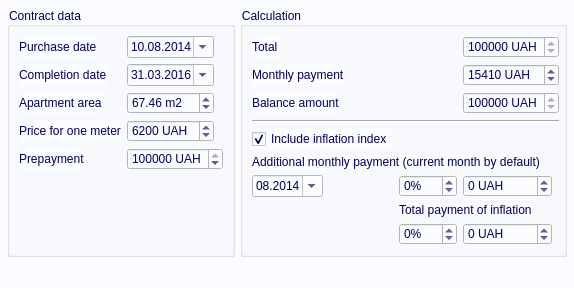
<?xml version="1.0" encoding="UTF-8"?>
<ui version="4.0">
 <class>MainWindow</class>
 <widget class="QMainWindow" name="MainWindow">
  <property name="geometry">
   <rect>
    <x>0</x>
    <y>0</y>
    <width>517</width>
    <height>263</height>
   </rect>
  </property>
  <property name="palette">
   <palette>
    <active>
     <colorrole role="Button">
      <brush brushstyle="SolidPattern">
       <color alpha="255">
        <red>251</red>
        <green>252</green>
        <blue>255</blue>
       </color>
      </brush>
     </colorrole>
     <colorrole role="Base">
      <brush brushstyle="SolidPattern">
       <color alpha="255">
        <red>251</red>
        <green>252</green>
        <blue>255</blue>
       </color>
      </brush>
     </colorrole>
     <colorrole role="Window">
      <brush brushstyle="SolidPattern">
       <color alpha="255">
        <red>251</red>
        <green>252</green>
        <blue>255</blue>
       </color>
      </brush>
     </colorrole>
    </active>
    <inactive>
     <colorrole role="Button">
      <brush brushstyle="SolidPattern">
       <color alpha="255">
        <red>251</red>
        <green>252</green>
        <blue>255</blue>
       </color>
      </brush>
     </colorrole>
     <colorrole role="Base">
      <brush brushstyle="SolidPattern">
       <color alpha="255">
        <red>251</red>
        <green>252</green>
        <blue>255</blue>
       </color>
      </brush>
     </colorrole>
     <colorrole role="Window">
      <brush brushstyle="SolidPattern">
       <color alpha="255">
        <red>251</red>
        <green>252</green>
        <blue>255</blue>
       </color>
      </brush>
     </colorrole>
    </inactive>
    <disabled>
     <colorrole role="Button">
      <brush brushstyle="SolidPattern">
       <color alpha="255">
        <red>251</red>
        <green>252</green>
        <blue>255</blue>
       </color>
      </brush>
     </colorrole>
     <colorrole role="Base">
      <brush brushstyle="SolidPattern">
       <color alpha="255">
        <red>251</red>
        <green>252</green>
        <blue>255</blue>
       </color>
      </brush>
     </colorrole>
     <colorrole role="Window">
      <brush brushstyle="SolidPattern">
       <color alpha="255">
        <red>251</red>
        <green>252</green>
        <blue>255</blue>
       </color>
      </brush>
     </colorrole>
    </disabled>
   </palette>
  </property>
  <property name="font">
   <font>
    <pointsize>8</pointsize>
   </font>
  </property>
  <property name="windowTitle">
   <string>Payment</string>
  </property>
  <property name="windowIcon">
   <iconset>
    <normaloff>oselya.ico</normaloff>oselya.ico</iconset>
  </property>
  <property name="styleSheet">
   <string notr="true">background-color: rgb(251, 252, 255);</string>
  </property>
  <property name="tabShape">
   <enum>QTabWidget::Rounded</enum>
  </property>
  <widget class="QWidget" name="centralwidget">
   <layout class="QGridLayout" name="gridLayout_2">
    <property name="leftMargin">
     <number>7</number>
    </property>
    <property name="topMargin">
     <number>7</number>
    </property>
    <property name="rightMargin">
     <number>7</number>
    </property>
    <property name="horizontalSpacing">
     <number>5</number>
    </property>
    <item row="0" column="1" alignment="Qt::AlignLeft">
     <widget class="QGroupBox" name="groupBox_2">
      <property name="sizePolicy">
       <sizepolicy hsizetype="Fixed" vsizetype="Fixed">
        <horstretch>0</horstretch>
        <verstretch>0</verstretch>
       </sizepolicy>
      </property>
      <property name="styleSheet">
       <string notr="true">color: rgb(0, 0, 97);</string>
      </property>
      <property name="title">
       <string notr="true">Calculation</string>
      </property>
      <property name="alignment">
       <set>Qt::AlignLeading|Qt::AlignLeft|Qt::AlignVCenter</set>
      </property>
      <property name="flat">
       <bool>false</bool>
      </property>
      <property name="checkable">
       <bool>false</bool>
      </property>
      <layout class="QGridLayout" name="gridLayout">
       <property name="rightMargin">
        <number>5</number>
       </property>
       <item row="1" column="2">
        <widget class="QSpinBox" name="spinBox_total">
         <property name="enabled">
          <bool>true</bool>
         </property>
         <property name="sizePolicy">
          <sizepolicy hsizetype="Fixed" vsizetype="Fixed">
           <horstretch>0</horstretch>
           <verstretch>0</verstretch>
          </sizepolicy>
         </property>
         <property name="minimumSize">
          <size>
           <width>84</width>
           <height>0</height>
          </size>
         </property>
         <property name="cursor">
          <cursorShape>PointingHandCursor</cursorShape>
         </property>
         <property name="wrapping">
          <bool>false</bool>
         </property>
         <property name="frame">
          <bool>true</bool>
         </property>
         <property name="readOnly">
          <bool>true</bool>
         </property>
         <property name="accelerated">
          <bool>false</bool>
         </property>
         <property name="suffix">
          <string> UAH</string>
         </property>
         <property name="prefix">
          <string/>
         </property>
         <property name="minimum">
          <number>200000</number>
         </property>
         <property name="maximum">
          <number>2000000</number>
         </property>
         <property name="singleStep">
          <number>10</number>
         </property>
         <property name="value">
          <number>200000</number>
         </property>
        </widget>
       </item>
       <item row="2" column="0" colspan="2">
        <widget class="QLabel" name="label_8">
         <property name="sizePolicy">
          <sizepolicy hsizetype="Fixed" vsizetype="Expanding">
           <horstretch>0</horstretch>
           <verstretch>0</verstretch>
          </sizepolicy>
         </property>
         <property name="text">
          <string>Monthly payment</string>
         </property>
        </widget>
       </item>
       <item row="2" column="2">
        <widget class="QSpinBox" name="spinBox_mon_pay">
         <property name="sizePolicy">
          <sizepolicy hsizetype="Fixed" vsizetype="Fixed">
           <horstretch>0</horstretch>
           <verstretch>0</verstretch>
          </sizepolicy>
         </property>
         <property name="minimumSize">
          <size>
           <width>84</width>
           <height>0</height>
          </size>
         </property>
         <property name="cursor">
          <cursorShape>PointingHandCursor</cursorShape>
         </property>
         <property name="wrapping">
          <bool>false</bool>
         </property>
         <property name="frame">
          <bool>true</bool>
         </property>
         <property name="specialValueText">
          <string notr="true"/>
         </property>
         <property name="accelerated">
          <bool>true</bool>
         </property>
         <property name="correctionMode">
          <enum>QAbstractSpinBox::CorrectToNearestValue</enum>
         </property>
         <property name="keyboardTracking">
          <bool>false</bool>
         </property>
         <property name="suffix">
          <string> UAH</string>
         </property>
         <property name="prefix">
          <string/>
         </property>
         <property name="minimum">
          <number>1000</number>
         </property>
         <property name="maximum">
          <number>2000000</number>
         </property>
         <property name="singleStep">
          <number>100</number>
         </property>
         <property name="value">
          <number>15410</number>
         </property>
        </widget>
       </item>
       <item row="3" column="0" colspan="2">
        <widget class="QLabel" name="label_9">
         <property name="sizePolicy">
          <sizepolicy hsizetype="Fixed" vsizetype="Expanding">
           <horstretch>0</horstretch>
           <verstretch>0</verstretch>
          </sizepolicy>
         </property>
         <property name="text">
          <string>Balance amount</string>
         </property>
        </widget>
       </item>
       <item row="3" column="2">
        <widget class="QSpinBox" name="spinBox_balance_amount">
         <property name="enabled">
          <bool>true</bool>
         </property>
         <property name="sizePolicy">
          <sizepolicy hsizetype="Fixed" vsizetype="Fixed">
           <horstretch>0</horstretch>
           <verstretch>0</verstretch>
          </sizepolicy>
         </property>
         <property name="minimumSize">
          <size>
           <width>84</width>
           <height>0</height>
          </size>
         </property>
         <property name="cursor">
          <cursorShape>PointingHandCursor</cursorShape>
         </property>
         <property name="wrapping">
          <bool>true</bool>
         </property>
         <property name="frame">
          <bool>true</bool>
         </property>
         <property name="readOnly">
          <bool>true</bool>
         </property>
         <property name="accelerated">
          <bool>false</bool>
         </property>
         <property name="suffix">
          <string> UAH</string>
         </property>
         <property name="prefix">
          <string/>
         </property>
         <property name="minimum">
          <number>200000</number>
         </property>
         <property name="maximum">
          <number>2000000</number>
         </property>
         <property name="singleStep">
          <number>10</number>
         </property>
         <property name="value">
          <number>200000</number>
         </property>
        </widget>
       </item>
       <item row="4" column="0" colspan="3">
        <widget class="Line" name="line_3">
         <property name="sizePolicy">
          <sizepolicy hsizetype="Expanding" vsizetype="Expanding">
           <horstretch>0</horstretch>
           <verstretch>0</verstretch>
          </sizepolicy>
         </property>
         <property name="minimumSize">
          <size>
           <width>0</width>
           <height>2</height>
          </size>
         </property>
         <property name="orientation">
          <enum>Qt::Horizontal</enum>
         </property>
        </widget>
       </item>
       <item row="6" column="0" colspan="3" alignment="Qt::AlignLeft">
        <widget class="QLabel" name="label_12">
         <property name="sizePolicy">
          <sizepolicy hsizetype="Fixed" vsizetype="Expanding">
           <horstretch>0</horstretch>
           <verstretch>0</verstretch>
          </sizepolicy>
         </property>
         <property name="text">
          <string>Additional monthly payment (current month by default)</string>
         </property>
        </widget>
       </item>
       <item row="7" column="0" alignment="Qt::AlignLeft">
        <widget class="QDateEdit" name="date_inflation">
         <property name="sizePolicy">
          <sizepolicy hsizetype="Fixed" vsizetype="Fixed">
           <horstretch>0</horstretch>
           <verstretch>0</verstretch>
          </sizepolicy>
         </property>
         <property name="minimumSize">
          <size>
           <width>68</width>
           <height>0</height>
          </size>
         </property>
         <property name="cursor">
          <cursorShape>PointingHandCursor</cursorShape>
         </property>
         <property name="date">
          <date>
           <year>2014</year>
           <month>8</month>
           <day>10</day>
          </date>
         </property>
         <property name="displayFormat">
          <string>MM.yyyy</string>
         </property>
         <property name="calendarPopup">
          <bool>true</bool>
         </property>
        </widget>
       </item>
       <item row="7" column="1">
        <widget class="QSpinBox" name="spinBox_mon_percent">
         <property name="sizePolicy">
          <sizepolicy hsizetype="Fixed" vsizetype="Fixed">
           <horstretch>0</horstretch>
           <verstretch>0</verstretch>
          </sizepolicy>
         </property>
         <property name="minimumSize">
          <size>
           <width>40</width>
           <height>0</height>
          </size>
         </property>
         <property name="cursor">
          <cursorShape>PointingHandCursor</cursorShape>
         </property>
         <property name="wrapping">
          <bool>true</bool>
         </property>
         <property name="frame">
          <bool>true</bool>
         </property>
         <property name="accelerated">
          <bool>false</bool>
         </property>
         <property name="suffix">
          <string>%</string>
         </property>
         <property name="prefix">
          <string/>
         </property>
         <property name="minimum">
          <number>0</number>
         </property>
         <property name="maximum">
          <number>200</number>
         </property>
         <property name="singleStep">
          <number>1</number>
         </property>
         <property name="value">
          <number>0</number>
         </property>
        </widget>
       </item>
       <item row="7" column="2">
        <widget class="QSpinBox" name="spinBox_mon_uah">
         <property name="sizePolicy">
          <sizepolicy hsizetype="Fixed" vsizetype="Fixed">
           <horstretch>0</horstretch>
           <verstretch>0</verstretch>
          </sizepolicy>
         </property>
         <property name="minimumSize">
          <size>
           <width>84</width>
           <height>0</height>
          </size>
         </property>
         <property name="cursor">
          <cursorShape>PointingHandCursor</cursorShape>
         </property>
         <property name="wrapping">
          <bool>true</bool>
         </property>
         <property name="frame">
          <bool>true</bool>
         </property>
         <property name="accelerated">
          <bool>false</bool>
         </property>
         <property name="suffix">
          <string> UAH</string>
         </property>
         <property name="prefix">
          <string/>
         </property>
         <property name="minimum">
          <number>0</number>
         </property>
         <property name="maximum">
          <number>50000</number>
         </property>
         <property name="singleStep">
          <number>10</number>
         </property>
         <property name="value">
          <number>0</number>
         </property>
        </widget>
       </item>
       <item row="8" column="1" colspan="2">
        <widget class="QLabel" name="label_11">
         <property name="sizePolicy">
          <sizepolicy hsizetype="Fixed" vsizetype="Expanding">
           <horstretch>0</horstretch>
           <verstretch>0</verstretch>
          </sizepolicy>
         </property>
         <property name="text">
          <string>Total payment of inflation</string>
         </property>
        </widget>
       </item>
       <item row="9" column="1">
        <widget class="QSpinBox" name="spinBox_total_percent">
         <property name="sizePolicy">
          <sizepolicy hsizetype="Fixed" vsizetype="Fixed">
           <horstretch>0</horstretch>
           <verstretch>0</verstretch>
          </sizepolicy>
         </property>
         <property name="minimumSize">
          <size>
           <width>40</width>
           <height>0</height>
          </size>
         </property>
         <property name="cursor">
          <cursorShape>PointingHandCursor</cursorShape>
         </property>
         <property name="wrapping">
          <bool>true</bool>
         </property>
         <property name="frame">
          <bool>true</bool>
         </property>
         <property name="accelerated">
          <bool>false</bool>
         </property>
         <property name="suffix">
          <string>%</string>
         </property>
         <property name="prefix">
          <string/>
         </property>
         <property name="minimum">
          <number>0</number>
         </property>
         <property name="maximum">
          <number>200</number>
         </property>
         <property name="singleStep">
          <number>1</number>
         </property>
         <property name="value">
          <number>0</number>
         </property>
        </widget>
       </item>
       <item row="9" column="2">
        <widget class="QSpinBox" name="spinBoxtotal_uah">
         <property name="sizePolicy">
          <sizepolicy hsizetype="Fixed" vsizetype="Fixed">
           <horstretch>0</horstretch>
           <verstretch>0</verstretch>
          </sizepolicy>
         </property>
         <property name="minimumSize">
          <size>
           <width>84</width>
           <height>0</height>
          </size>
         </property>
         <property name="cursor">
          <cursorShape>PointingHandCursor</cursorShape>
         </property>
         <property name="wrapping">
          <bool>true</bool>
         </property>
         <property name="frame">
          <bool>true</bool>
         </property>
         <property name="accelerated">
          <bool>false</bool>
         </property>
         <property name="suffix">
          <string> UAH</string>
         </property>
         <property name="prefix">
          <string/>
         </property>
         <property name="minimum">
          <number>0</number>
         </property>
         <property name="maximum">
          <number>50000</number>
         </property>
         <property name="singleStep">
          <number>10</number>
         </property>
         <property name="value">
          <number>0</number>
         </property>
        </widget>
       </item>
       <item row="1" column="0">
        <widget class="QLabel" name="label_6">
         <property name="sizePolicy">
          <sizepolicy hsizetype="Fixed" vsizetype="Expanding">
           <horstretch>0</horstretch>
           <verstretch>0</verstretch>
          </sizepolicy>
         </property>
         <property name="text">
          <string>Total </string>
         </property>
        </widget>
       </item>
       <item row="5" column="0">
        <widget class="QCheckBox" name="checkBox">
         <property name="enabled">
          <bool>true</bool>
         </property>
         <property name="sizePolicy">
          <sizepolicy hsizetype="Expanding" vsizetype="Expanding">
           <horstretch>0</horstretch>
           <verstretch>0</verstretch>
          </sizepolicy>
         </property>
         <property name="focusPolicy">
          <enum>Qt::NoFocus</enum>
         </property>
         <property name="text">
          <string>Include inflation index</string>
         </property>
         <property name="checked">
          <bool>true</bool>
         </property>
        </widget>
       </item>
      </layout>
     </widget>
    </item>
    <item row="0" column="0">
     <widget class="QGroupBox" name="groupBox">
      <property name="sizePolicy">
       <sizepolicy hsizetype="Fixed" vsizetype="Preferred">
        <horstretch>0</horstretch>
        <verstretch>0</verstretch>
       </sizepolicy>
      </property>
      <property name="styleSheet">
       <string notr="true">color: rgb(0, 0, 97);</string>
      </property>
      <property name="title">
       <string>Contract data</string>
      </property>
      <layout class="QFormLayout" name="formLayout">
       <item row="0" column="0">
        <widget class="QLabel" name="label">
         <property name="sizePolicy">
          <sizepolicy hsizetype="Fixed" vsizetype="Preferred">
           <horstretch>0</horstretch>
           <verstretch>0</verstretch>
          </sizepolicy>
         </property>
         <property name="styleSheet">
          <string notr="true">gridline-color: rgb(0, 0, 143);</string>
         </property>
         <property name="text">
          <string>Purchase date</string>
         </property>
        </widget>
       </item>
       <item row="0" column="1">
        <widget class="QDateEdit" name="date_start">
         <property name="sizePolicy">
          <sizepolicy hsizetype="Fixed" vsizetype="Fixed">
           <horstretch>0</horstretch>
           <verstretch>0</verstretch>
          </sizepolicy>
         </property>
         <property name="cursor">
          <cursorShape>PointingHandCursor</cursorShape>
         </property>
         <property name="styleSheet">
          <string notr="true">gridline-color: rgb(0, 0, 143);</string>
         </property>
         <property name="date">
          <date>
           <year>2014</year>
           <month>8</month>
           <day>10</day>
          </date>
         </property>
         <property name="displayFormat">
          <string>dd.MM.yyyy</string>
         </property>
         <property name="calendarPopup">
          <bool>true</bool>
         </property>
        </widget>
       </item>
       <item row="1" column="0">
        <widget class="QLabel" name="label_2">
         <property name="sizePolicy">
          <sizepolicy hsizetype="Fixed" vsizetype="Preferred">
           <horstretch>0</horstretch>
           <verstretch>0</verstretch>
          </sizepolicy>
         </property>
         <property name="styleSheet">
          <string notr="true">gridline-color: rgb(0, 0, 143);</string>
         </property>
         <property name="text">
          <string>Completion date</string>
         </property>
        </widget>
       </item>
       <item row="1" column="1">
        <widget class="QDateEdit" name="date_end">
         <property name="sizePolicy">
          <sizepolicy hsizetype="Fixed" vsizetype="Fixed">
           <horstretch>0</horstretch>
           <verstretch>0</verstretch>
          </sizepolicy>
         </property>
         <property name="cursor">
          <cursorShape>PointingHandCursor</cursorShape>
         </property>
         <property name="styleSheet">
          <string notr="true">gridline-color: rgb(0, 0, 143);</string>
         </property>
         <property name="date">
          <date>
           <year>2016</year>
           <month>3</month>
           <day>31</day>
          </date>
         </property>
         <property name="displayFormat">
          <string>dd.MM.yyyy</string>
         </property>
         <property name="calendarPopup">
          <bool>true</bool>
         </property>
        </widget>
       </item>
       <item row="2" column="0">
        <widget class="QLabel" name="label_3">
         <property name="sizePolicy">
          <sizepolicy hsizetype="Fixed" vsizetype="Preferred">
           <horstretch>0</horstretch>
           <verstretch>0</verstretch>
          </sizepolicy>
         </property>
         <property name="font">
          <font>
           <italic>false</italic>
          </font>
         </property>
         <property name="styleSheet">
          <string notr="true">gridline-color: rgb(0, 0, 143);</string>
         </property>
         <property name="text">
          <string>Apartment area</string>
         </property>
        </widget>
       </item>
       <item row="2" column="1">
        <widget class="QDoubleSpinBox" name="SpinBox_square">
         <property name="sizePolicy">
          <sizepolicy hsizetype="Preferred" vsizetype="Fixed">
           <horstretch>0</horstretch>
           <verstretch>0</verstretch>
          </sizepolicy>
         </property>
         <property name="maximumSize">
          <size>
           <width>87</width>
           <height>16777215</height>
          </size>
         </property>
         <property name="cursor">
          <cursorShape>PointingHandCursor</cursorShape>
         </property>
         <property name="styleSheet">
          <string notr="true">gridline-color: rgb(0, 0, 143);</string>
         </property>
         <property name="accelerated">
          <bool>true</bool>
         </property>
         <property name="correctionMode">
          <enum>QAbstractSpinBox::CorrectToNearestValue</enum>
         </property>
         <property name="keyboardTracking">
          <bool>false</bool>
         </property>
         <property name="prefix">
          <string/>
         </property>
         <property name="suffix">
          <string> m2</string>
         </property>
         <property name="maximum">
          <double>300.990000000000009</double>
         </property>
         <property name="value">
          <double>67.459999999999994</double>
         </property>
        </widget>
       </item>
       <item row="3" column="0">
        <widget class="QLabel" name="label_4">
         <property name="sizePolicy">
          <sizepolicy hsizetype="Fixed" vsizetype="Preferred">
           <horstretch>0</horstretch>
           <verstretch>0</verstretch>
          </sizepolicy>
         </property>
         <property name="styleSheet">
          <string notr="true">gridline-color: rgb(0, 0, 143);</string>
         </property>
         <property name="text">
          <string>Price for one meter</string>
         </property>
        </widget>
       </item>
       <item row="3" column="1">
        <widget class="QSpinBox" name="spinBox_price">
         <property name="sizePolicy">
          <sizepolicy hsizetype="Preferred" vsizetype="Fixed">
           <horstretch>0</horstretch>
           <verstretch>0</verstretch>
          </sizepolicy>
         </property>
         <property name="maximumSize">
          <size>
           <width>87</width>
           <height>16777215</height>
          </size>
         </property>
         <property name="cursor">
          <cursorShape>PointingHandCursor</cursorShape>
         </property>
         <property name="styleSheet">
          <string notr="true">gridline-color: rgb(0, 0, 143);</string>
         </property>
         <property name="accelerated">
          <bool>true</bool>
         </property>
         <property name="correctionMode">
          <enum>QAbstractSpinBox::CorrectToNearestValue</enum>
         </property>
         <property name="keyboardTracking">
          <bool>false</bool>
         </property>
         <property name="suffix">
          <string> UAH</string>
         </property>
         <property name="minimum">
          <number>5000</number>
         </property>
         <property name="maximum">
          <number>20000</number>
         </property>
         <property name="singleStep">
          <number>100</number>
         </property>
         <property name="value">
          <number>6200</number>
         </property>
        </widget>
       </item>
       <item row="4" column="0">
        <widget class="QLabel" name="label_5">
         <property name="sizePolicy">
          <sizepolicy hsizetype="Fixed" vsizetype="Preferred">
           <horstretch>0</horstretch>
           <verstretch>0</verstretch>
          </sizepolicy>
         </property>
         <property name="styleSheet">
          <string notr="true">gridline-color: rgb(0, 0, 143);</string>
         </property>
         <property name="text">
          <string>Prepayment</string>
         </property>
        </widget>
       </item>
       <item row="4" column="1">
        <widget class="QSpinBox" name="spinBox_prepainment">
         <property name="sizePolicy">
          <sizepolicy hsizetype="Fixed" vsizetype="Fixed">
           <horstretch>0</horstretch>
           <verstretch>0</verstretch>
          </sizepolicy>
         </property>
         <property name="cursor">
          <cursorShape>PointingHandCursor</cursorShape>
         </property>
         <property name="contextMenuPolicy">
          <enum>Qt::NoContextMenu</enum>
         </property>
         <property name="styleSheet">
          <string notr="true">gridline-color: rgb(0, 0, 143);</string>
         </property>
         <property name="accelerated">
          <bool>true</bool>
         </property>
         <property name="correctionMode">
          <enum>QAbstractSpinBox::CorrectToNearestValue</enum>
         </property>
         <property name="keyboardTracking">
          <bool>false</bool>
         </property>
         <property name="suffix">
          <string> UAH</string>
         </property>
         <property name="prefix">
          <string/>
         </property>
         <property name="minimum">
          <number>0</number>
         </property>
         <property name="maximum">
          <number>1000000</number>
         </property>
         <property name="singleStep">
          <number>100</number>
         </property>
         <property name="value">
          <number>125500</number>
         </property>
        </widget>
       </item>
      </layout>
     </widget>
    </item>
   </layout>
  </widget>
  <widget class="QStatusBar" name="statusbar"/>
  <action name="actionClear_all">
   <property name="icon">
    <iconset>
     <normaloff>../../../../Python27/to_exe/py2exe/img/green.png</normaloff>../../../../Python27/to_exe/py2exe/img/green.png</iconset>
   </property>
   <property name="text">
    <string>Clear all</string>
   </property>
  </action>
  <action name="actionSave_as_txt">
   <property name="icon">
    <iconset>
     <normaloff>../../../../Python27/to_exe/py2exe/img/green.png</normaloff>../../../../Python27/to_exe/py2exe/img/green.png</iconset>
   </property>
   <property name="text">
    <string>Save as .txt</string>
   </property>
  </action>
  <action name="actionExit">
   <property name="icon">
    <iconset>
     <normaloff>../../../../Python27/to_exe/py2exe/img/red.png</normaloff>../../../../Python27/to_exe/py2exe/img/red.png</iconset>
   </property>
   <property name="text">
    <string>Exit</string>
   </property>
  </action>
 </widget>
 <tabstops>
  <tabstop>date_start</tabstop>
  <tabstop>date_end</tabstop>
  <tabstop>SpinBox_square</tabstop>
  <tabstop>spinBox_price</tabstop>
  <tabstop>spinBox_prepainment</tabstop>
  <tabstop>spinBox_total</tabstop>
  <tabstop>spinBox_mon_pay</tabstop>
  <tabstop>spinBox_balance_amount</tabstop>
  <tabstop>date_inflation</tabstop>
  <tabstop>spinBox_mon_percent</tabstop>
  <tabstop>spinBox_mon_uah</tabstop>
  <tabstop>spinBox_total_percent</tabstop>
  <tabstop>spinBoxtotal_uah</tabstop>
 </tabstops>
 <resources/>
 <connections>
  <connection>
   <sender>date_start</sender>
   <signal>dateChanged(QDate)</signal>
   <receiver>spinBox_mon_pay</receiver>
   <slot>clear()</slot>
   <hints>
    <hint type="sourcelabel">
     <x>150</x>
     <y>43</y>
    </hint>
    <hint type="destinationlabel">
     <x>500</x>
     <y>84</y>
    </hint>
   </hints>
  </connection>
  <connection>
   <sender>date_end</sender>
   <signal>dateChanged(QDate)</signal>
   <receiver>spinBox_mon_pay</receiver>
   <slot>clear()</slot>
   <hints>
    <hint type="sourcelabel">
     <x>149</x>
     <y>63</y>
    </hint>
    <hint type="destinationlabel">
     <x>500</x>
     <y>84</y>
    </hint>
   </hints>
  </connection>
  <connection>
   <sender>SpinBox_square</sender>
   <signal>valueChanged(QString)</signal>
   <receiver>spinBox_total</receiver>
   <slot>clear()</slot>
   <hints>
    <hint type="sourcelabel">
     <x>154</x>
     <y>94</y>
    </hint>
    <hint type="destinationlabel">
     <x>500</x>
     <y>56</y>
    </hint>
   </hints>
  </connection>
  <connection>
   <sender>spinBox_price</sender>
   <signal>valueChanged(QString)</signal>
   <receiver>spinBox_total</receiver>
   <slot>clear()</slot>
   <hints>
    <hint type="sourcelabel">
     <x>135</x>
     <y>118</y>
    </hint>
    <hint type="destinationlabel">
     <x>500</x>
     <y>56</y>
    </hint>
   </hints>
  </connection>
  <connection>
   <sender>spinBox_prepainment</sender>
   <signal>valueChanged(QString)</signal>
   <receiver>spinBox_balance_amount</receiver>
   <slot>clear()</slot>
   <hints>
    <hint type="sourcelabel">
     <x>173</x>
     <y>145</y>
    </hint>
    <hint type="destinationlabel">
     <x>500</x>
     <y>111</y>
    </hint>
   </hints>
  </connection>
  <connection>
   <sender>spinBox_total</sender>
   <signal>valueChanged(int)</signal>
   <receiver>spinBox_balance_amount</receiver>
   <slot>clear()</slot>
   <hints>
    <hint type="sourcelabel">
     <x>500</x>
     <y>56</y>
    </hint>
    <hint type="destinationlabel">
     <x>500</x>
     <y>111</y>
    </hint>
   </hints>
  </connection>
  <connection>
   <sender>checkBox</sender>
   <signal>stateChanged(int)</signal>
   <receiver>spinBox_mon_percent</receiver>
   <slot>clear()</slot>
   <hints>
    <hint type="sourcelabel">
     <x>303</x>
     <y>42</y>
    </hint>
    <hint type="destinationlabel">
     <x>407</x>
     <y>163</y>
    </hint>
   </hints>
  </connection>
  <connection>
   <sender>checkBox</sender>
   <signal>stateChanged(int)</signal>
   <receiver>spinBox_mon_uah</receiver>
   <slot>clear()</slot>
   <hints>
    <hint type="sourcelabel">
     <x>346</x>
     <y>41</y>
    </hint>
    <hint type="destinationlabel">
     <x>497</x>
     <y>164</y>
    </hint>
   </hints>
  </connection>
  <connection>
   <sender>checkBox</sender>
   <signal>stateChanged(int)</signal>
   <receiver>spinBox_total_percent</receiver>
   <slot>clear()</slot>
   <hints>
    <hint type="sourcelabel">
     <x>318</x>
     <y>39</y>
    </hint>
    <hint type="destinationlabel">
     <x>407</x>
     <y>209</y>
    </hint>
   </hints>
  </connection>
  <connection>
   <sender>checkBox</sender>
   <signal>stateChanged(int)</signal>
   <receiver>spinBoxtotal_uah</receiver>
   <slot>clear()</slot>
   <hints>
    <hint type="sourcelabel">
     <x>393</x>
     <y>45</y>
    </hint>
    <hint type="destinationlabel">
     <x>497</x>
     <y>210</y>
    </hint>
   </hints>
  </connection>
  <connection>
   <sender>spinBox_mon_pay</sender>
   <signal>valueChanged(QString)</signal>
   <receiver>spinBox_mon_uah</receiver>
   <slot>clear()</slot>
   <hints>
    <hint type="sourcelabel">
     <x>500</x>
     <y>84</y>
    </hint>
    <hint type="destinationlabel">
     <x>497</x>
     <y>164</y>
    </hint>
   </hints>
  </connection>
  <connection>
   <sender>date_inflation</sender>
   <signal>dateChanged(QDate)</signal>
   <receiver>spinBox_mon_percent</receiver>
   <slot>clear()</slot>
   <hints>
    <hint type="sourcelabel">
     <x>265</x>
     <y>167</y>
    </hint>
    <hint type="destinationlabel">
     <x>407</x>
     <y>163</y>
    </hint>
   </hints>
  </connection>
  <connection>
   <sender>date_inflation</sender>
   <signal>dateChanged(QDate)</signal>
   <receiver>spinBox_mon_uah</receiver>
   <slot>clear()</slot>
   <hints>
    <hint type="sourcelabel">
     <x>268</x>
     <y>167</y>
    </hint>
    <hint type="destinationlabel">
     <x>497</x>
     <y>164</y>
    </hint>
   </hints>
  </connection>
  <connection>
   <sender>date_start</sender>
   <signal>dateChanged(QDate)</signal>
   <receiver>spinBox_total_percent</receiver>
   <slot>clear()</slot>
   <hints>
    <hint type="sourcelabel">
     <x>134</x>
     <y>43</y>
    </hint>
    <hint type="destinationlabel">
     <x>407</x>
     <y>209</y>
    </hint>
   </hints>
  </connection>
  <connection>
   <sender>date_end</sender>
   <signal>dateChanged(QDate)</signal>
   <receiver>spinBoxtotal_uah</receiver>
   <slot>clear()</slot>
   <hints>
    <hint type="sourcelabel">
     <x>122</x>
     <y>72</y>
    </hint>
    <hint type="destinationlabel">
     <x>497</x>
     <y>210</y>
    </hint>
   </hints>
  </connection>
  <connection>
   <sender>date_start</sender>
   <signal>dateChanged(QDate)</signal>
   <receiver>spinBoxtotal_uah</receiver>
   <slot>clear()</slot>
   <hints>
    <hint type="sourcelabel">
     <x>145</x>
     <y>36</y>
    </hint>
    <hint type="destinationlabel">
     <x>491</x>
     <y>212</y>
    </hint>
   </hints>
  </connection>
  <connection>
   <sender>spinBox_prepainment</sender>
   <signal>valueChanged(QString)</signal>
   <receiver>spinBox_mon_pay</receiver>
   <slot>clear()</slot>
   <hints>
    <hint type="sourcelabel">
     <x>162</x>
     <y>148</y>
    </hint>
    <hint type="destinationlabel">
     <x>453</x>
     <y>89</y>
    </hint>
   </hints>
  </connection>
  <connection>
   <sender>spinBox_total</sender>
   <signal>valueChanged(int)</signal>
   <receiver>spinBox_mon_pay</receiver>
   <slot>clear()</slot>
   <hints>
    <hint type="sourcelabel">
     <x>465</x>
     <y>67</y>
    </hint>
    <hint type="destinationlabel">
     <x>481</x>
     <y>89</y>
    </hint>
   </hints>
  </connection>
  <connection>
   <sender>date_end</sender>
   <signal>dateChanged(QDate)</signal>
   <receiver>spinBox_total_percent</receiver>
   <slot>clear()</slot>
   <hints>
    <hint type="sourcelabel">
     <x>145</x>
     <y>68</y>
    </hint>
    <hint type="destinationlabel">
     <x>390</x>
     <y>220</y>
    </hint>
   </hints>
  </connection>
  <connection>
   <sender>date_end</sender>
   <signal>dateChanged(QDate)</signal>
   <receiver>spinBoxtotal_uah</receiver>
   <slot>clear()</slot>
   <hints>
    <hint type="sourcelabel">
     <x>159</x>
     <y>62</y>
    </hint>
    <hint type="destinationlabel">
     <x>475</x>
     <y>210</y>
    </hint>
   </hints>
  </connection>
  <connection>
   <sender>SpinBox_square</sender>
   <signal>valueChanged(QString)</signal>
   <receiver>spinBox_mon_pay</receiver>
   <slot>clear()</slot>
   <hints>
    <hint type="sourcelabel">
     <x>185</x>
     <y>91</y>
    </hint>
    <hint type="destinationlabel">
     <x>443</x>
     <y>93</y>
    </hint>
   </hints>
  </connection>
  <connection>
   <sender>spinBox_price</sender>
   <signal>valueChanged(QString)</signal>
   <receiver>spinBox_mon_pay</receiver>
   <slot>clear()</slot>
   <hints>
    <hint type="sourcelabel">
     <x>144</x>
     <y>121</y>
    </hint>
    <hint type="destinationlabel">
     <x>445</x>
     <y>93</y>
    </hint>
   </hints>
  </connection>
  <connection>
   <sender>spinBox_prepainment</sender>
   <signal>valueChanged(QString)</signal>
   <receiver>spinBox_mon_pay</receiver>
   <slot>clear()</slot>
   <hints>
    <hint type="sourcelabel">
     <x>196</x>
     <y>149</y>
    </hint>
    <hint type="destinationlabel">
     <x>444</x>
     <y>87</y>
    </hint>
   </hints>
  </connection>
  <connection>
   <sender>SpinBox_square</sender>
   <signal>valueChanged(QString)</signal>
   <receiver>spinBox_balance_amount</receiver>
   <slot>clear()</slot>
   <hints>
    <hint type="sourcelabel">
     <x>189</x>
     <y>96</y>
    </hint>
    <hint type="destinationlabel">
     <x>463</x>
     <y>118</y>
    </hint>
   </hints>
  </connection>
  <connection>
   <sender>spinBox_price</sender>
   <signal>valueChanged(QString)</signal>
   <receiver>spinBox_balance_amount</receiver>
   <slot>clear()</slot>
   <hints>
    <hint type="sourcelabel">
     <x>162</x>
     <y>124</y>
    </hint>
    <hint type="destinationlabel">
     <x>445</x>
     <y>119</y>
    </hint>
   </hints>
  </connection>
  <connection>
   <sender>spinBox_prepainment</sender>
   <signal>valueChanged(QString)</signal>
   <receiver>spinBox_balance_amount</receiver>
   <slot>clear()</slot>
   <hints>
    <hint type="sourcelabel">
     <x>176</x>
     <y>151</y>
    </hint>
    <hint type="destinationlabel">
     <x>460</x>
     <y>113</y>
    </hint>
   </hints>
  </connection>
 </connections>
</ui>
